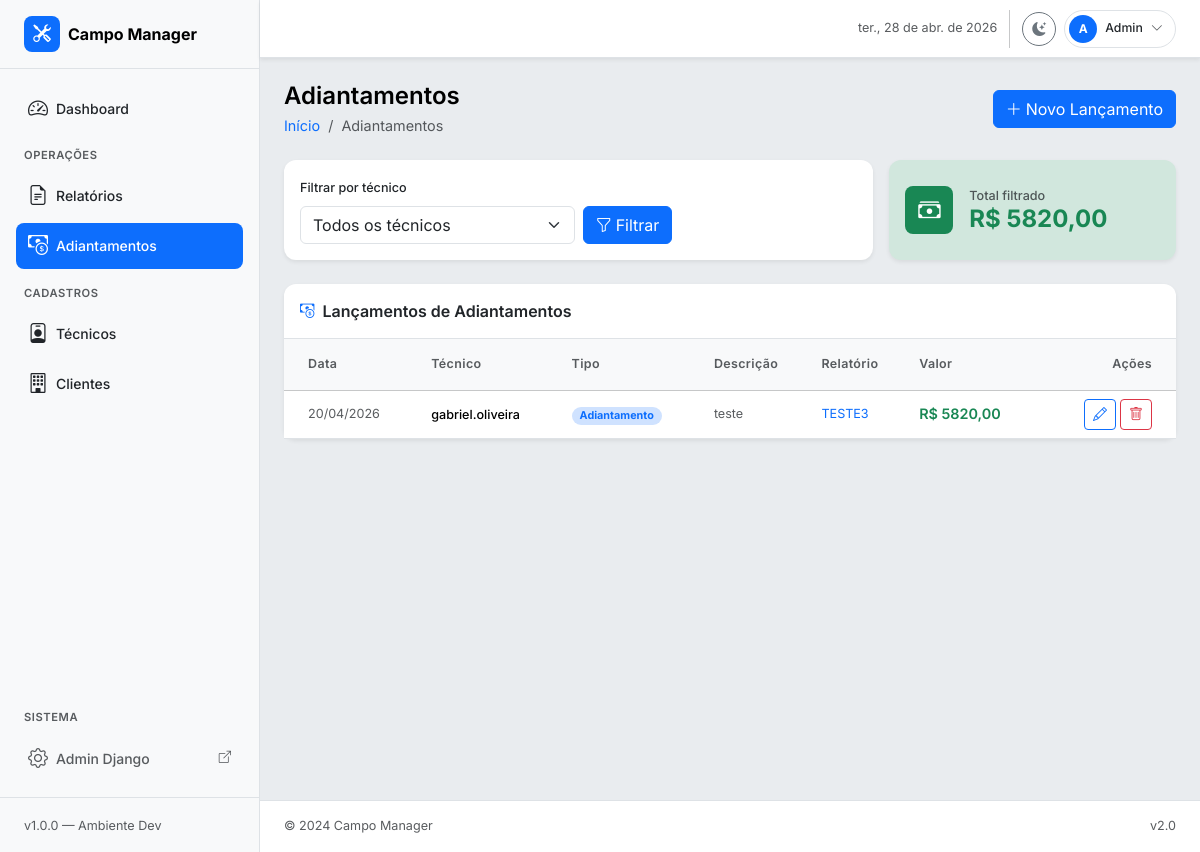
The app's page /adiantamentos/ with its own data.
### relatorios/models.py (models this page shows, shortened)
class Adiantamento(models.Model):
    tecnico = models.ForeignKey(
        Tecnico,
        on_delete=models.PROTECT,
        related_name="adiantamentos",
    )
    relatorio = models.ForeignKey(
        RelatorioTecnico,
        on_delete=models.SET_NULL,
        related_name="adiantamentos",
        null=True,
        blank=True,
    )
    tipo = models.CharField(
        "Tipo",
        max_length=20,
        choices=TipoAdiantamento.choices,
        default=TipoAdiantamento.ADIANTAMENTO,
    )
    valor = models.DecimalField(
        "Valor (R$)",
        max_digits=10,
        decimal_places=2,
        validators=[MinValueValidator(Decimal("0.01"))],
    )
    data = models.DateField("Data")
    descricao = models.CharField("Descrição", max_length=255)
    criado_em = models.DateTimeField(auto_now_add=True)
    class Meta:
        verbose_name = "Adiantamento"
        verbose_name_plural = "Adiantamentos"
        ordering = ["-data"]

class Tecnico(models.Model):
    nome = models.CharField("Nome completo", max_length=150)
    email = models.EmailField("E-mail", unique=True)
    telefone = models.CharField("Telefone", max_length=20, blank=True)
    ativo = models.BooleanField("Ativo", default=True)
    criado_em = models.DateTimeField(auto_now_add=True)
    class Meta:
        verbose_name = "Técnico"
        verbose_name_plural = "Técnicos"
        ordering = ["nome"]

class RelatorioTecnico(models.Model):
    numero = models.CharField("Número", max_length=30, unique=True)
    status = models.CharField(
        "Status",
        max_length=20,
        choices=StatusRelatorio.choices,
        default=StatusRelatorio.RASCUNHO,
    )
    cliente = models.ForeignKey(
        Cliente,
        on_delete=models.PROTECT,
        related_name="relatorios",
        verbose_name="Cliente",
    )
    tecnico_responsavel = models.ForeignKey(
        Tecnico,
        on_delete=models.PROTECT,
        related_name="relatorios_responsavel",
        verbose_name="Técnico responsável",
    )
    tecnicos_adicionais = models.ManyToManyField(
        Tecnico,
        through="RelatorioTecnicoEquipe",
        related_name="relatorios_equipe",
        blank=True,
        verbose_name="Equipe adicional",
    )
    cidade_atendimento = models.CharField("Cidade de atendimento", max_length=100)
    uf_atendimento = models.CharField(
        "UF",
        max_length=2,
        choices=UF.choices,
        default=UF.PR,
    )
    tipo_localidade = models.CharField(
        "Tipo de localidade",
        max_length=10,
        choices=TipoLocalidade.choices,
        default=TipoLocalidade.INTERIOR,
    )
    data_inicio = models.DateField("Data início")
    data_fim = models.DateField("Data fim")
    motivo = models.TextField("Motivo / Descrição do serviço")
    centro_custo = models.CharField(
        "Centro de custo / Classificação",
        max_length=100,
        blank=True,
        help_text="Aplicado a todos os itens deste relatório.",
    )
    valor_adiantamento = models.DecimalField(
        "Adiantamento recebido (R$)",
        max_digits=10,
        decimal_places=2,
        default=Decimal("0.00"),
        validators=[MinValueValidator(Decimal("0.00"))],
    )
    observacoes = models.TextField("Observações gerais", blank=True)
    criado_em = models.DateTimeField(auto_now_add=True)
    atualizado_em = models.DateTimeField(auto_now=True)
    class Meta:
        verbose_name = "Relatório Técnico"
        verbose_name_plural = "Relatórios Técnicos"
        ordering = ["-data_inicio", "-criado_em"]

### relatorios/views.py (the view)
class AdiantamentoListView(ListView):
    model = Adiantamento
    template_name = "adiantamentos/adiantamento_list.html"
    context_object_name = "adiantamentos"
    paginate_by = 20
    def get_queryset(self):
        qs = Adiantamento.objects.select_related("tecnico", "relatorio")
        tecnico = self.request.GET.get("tecnico")
        if tecnico:
            qs = qs.filter(tecnico_id=tecnico)
        return qs
    def get_context_data(self, **kwargs):
        ctx = super().get_context_data(**kwargs)
        ctx["titulo_pagina"] = "Adiantamentos"
        ctx["tecnicos"] = Tecnico.objects.filter(ativo=True)
        ctx["tecnico_sel"] = self.request.GET.get("tecnico", "")
        ctx["total_geral"] = self.get_queryset().aggregate(t=Sum("valor"))[
            "t"
        ] or Decimal("0.00")
        return ctx

### templates/adiantamentos/adiantamento_list.html (shortened to what this page needs)
{% extends "base.html" %}
{% block page_title %}Adiantamentos{% endblock %}
{% block breadcrumb %}
  <li class="breadcrumb-item">
    <a href="{% url 'relatorios:dashboard' %}" class="text-decoration-none">Início</a>
  </li>
  <li class="breadcrumb-item active">Adiantamentos</li>
{% endblock %}
{% block page_actions %}
  <a href="{% url 'relatorios:adiantamento_create' %}" class="btn btn-primary d-flex align-items-center gap-1">
    <i class="bi bi-plus-lg"></i> Novo Lançamento
  </a>
{% endblock %}
{% block content %}
<div class="row g-3 mb-4">
  <div class="col-12 col-md-8">
    <div class="card border-0 shadow-sm h-100">
      <div class="card-body py-3">
        <form method="get" class="row g-2 align-items-end">
          <div class="col-12 col-md-6">
            <label class="form-label fw-medium small">Filtrar por técnico</label>
            <select name="tecnico" class="form-select">
              <option value="">Todos os técnicos</option>
            </select>
          </div>
          <div class="col-auto d-flex gap-1">
            <button type="submit" class="btn btn-primary">
              <i class="bi bi-funnel me-1"></i>Filtrar
            </button>
          </div>
        </form>
      </div>
    </div>
  </div>
  <div class="col-12 col-md-4">
    <div class="card border-0 shadow-sm bg-success-subtle h-100">
      <div class="card-body d-flex align-items-center gap-3 py-3">
        <div class="d-flex align-items-center justify-content-center rounded-3 bg-success text-white"
             style="width:48px;height:48px;font-size:1.4rem;flex-shrink:0;">
          <i class="bi bi-cash-stack"></i>
        </div>
        <div>
          <p class="text-muted small mb-0 fw-medium">Total filtrado</p>
          <h4 class="fw-bold mb-0 text-success">
            R$ {{ total_geral|floatformat:2 }}
          </h4>
        </div>
      </div>
    </div>
  </div>
</div>
<div class="card border-0 shadow-sm">
  <div class="card-header bg-transparent border-bottom py-3 d-flex align-items-center gap-2">
    <i class="bi bi-cash-coin text-primary"></i>
    <h6 class="mb-0 fw-semibold">Lançamentos de Adiantamentos</h6>
  </div>
  <div class="card-body p-0">
    {% if adiantamentos %}
    <div class="table-responsive">
      <table class="table table-hover align-middle mb-0">
        <thead class="table-light">
          <tr>
            <th class="ps-4 py-3 fw-semibold text-muted small">Data</th>
            <th class="py-3 fw-semibold text-muted small">Técnico</th>
            <th class="py-3 fw-semibold text-muted small">Tipo</th>
            <th class="py-3 fw-semibold text-muted small">Descrição</th>
            <th class="py-3 fw-semibold text-muted small">Relatório</th>
            <th class="py-3 fw-semibold text-muted small">Valor</th>
            <th class="py-3 fw-semibold text-muted small text-end pe-4">Ações</th>
          </tr>
        </thead>
        <tbody>
          {% for a in adiantamentos %}
          <tr>
            <td class="ps-4 small text-muted">{{ a.data|date:"d/m/Y" }}</td>
            <td>
              <span class="fw-medium small">{{ a.tecnico.nome }}</span>
            </td>
            <td>
              {% if a.tipo == 'adiantamento' %}
                <span class="badge bg-primary-subtle text-primary rounded-pill px-2">Adiantamento</span>
              {% else %}
                <span class="badge bg-warning-subtle text-warning rounded-pill px-2">Reembolso</span>
              {% endif %}
            </td>
            <td class="small text-muted">{{ a.descricao }}</td>
            <td class="small">
              {% if a.relatorio %}
                <a href="{% url 'relatorios:relatorio_detail' a.relatorio.pk %}"
                   class="text-decoration-none text-primary">
                  {{ a.relatorio.numero }}
                </a>
              {% else %}
                <span class="text-muted">—</span>
              {% endif %}
            </td>
            <td class="fw-semibold {% if a.tipo == 'adiantamento' %}text-success{% else %}text-warning{% endif %}">
              R$ {{ a.valor }}
            </td>
            <td class="text-end pe-4">
              <div class="d-flex gap-1 justify-content-end">
                <a href="{% url 'relatorios:adiantamento_update' a.pk %}"
                   class="btn btn-sm btn-outline-primary" title="Editar">
                  <i class="bi bi-pencil"></i>
                </a>
                <a href="{% url 'relatorios:adiantamento_delete' a.pk %}"
                   class="btn btn-sm btn-outline-danger" title="Excluir">
                  <i class="bi bi-trash"></i>
                </a>
              </div>
            </td>
          </tr>
          {% endfor %}
        </tbody>
      </table>
    </div>
    {% endif %}
  </div>
</div>
{% endblock %}

### static/css/custom.css (style rules this page uses)
body { font-family: 'Inter', sans-serif; font-size: .9rem; }
.table thead th { background-color: var(--bs-tertiary-bg); color: var(--bs-secondary-color); }
.card { border-radius: .75rem; transition: box-shadow .2s ease, transform .15s ease; }
.table th { font-size: .78rem; letter-spacing: .03em; }

### records on screen
Adiantamento: data "20/04/2026", tecnico.nome "gabriel.oliveira", tipo "Adiantamento", descricao "teste", relatorio.numero "TESTE3", valor "5820,00"

### other values on screen
{{ total_geral|floatformat:2 }} "5820,00"
